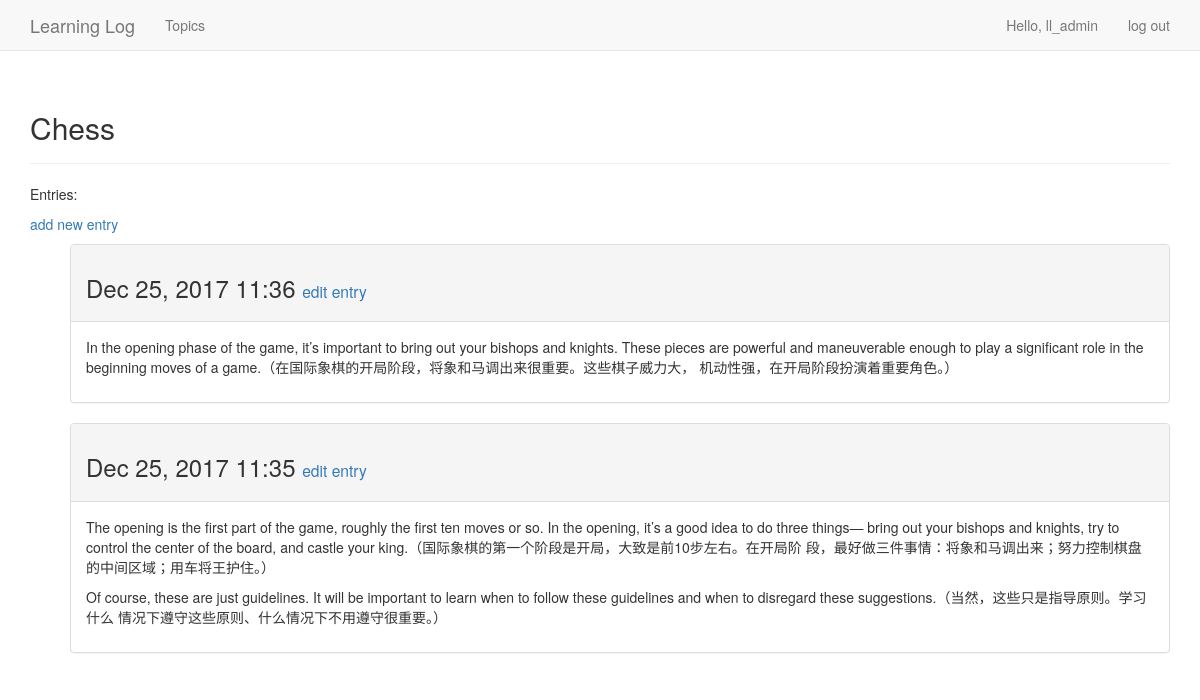
The page /topics/1/ (signed in) on the database its author committed.
### learning_logs/models.py (models this page shows, shortened)
class Topic(models.Model):
    text = models.CharField(max_length=200)
    date_added = models.DateTimeField(auto_now_add=True)
    owner = models.ForeignKey(User, on_delete=models.CASCADE)
    def __str__(self):
        return self.text

class Entry(models.Model):
    topic = models.ForeignKey(Topic, on_delete=models.CASCADE)
    text = models.TextField()
    date_added = models.DateTimeField(auto_now_add=True)
    class Meta:
        verbose_name_plural = 'entries'

### learning_logs/views.py (the view)
# urls.py: re_path(r'^topics/(?P<topic_id>\d+)/$', views.topic, name='topic'),
@login_required
def topic(request, topic_id):
    topic = Topic.objects.get(id=topic_id)
    if topic.owner != request.user:
        raise Http404
    entries = topic.entry_set.order_by('-date_added')
    context = {'topic': topic, 'entries': entries}
    return render(request, 'learning_logs/topic.html', context)

### learning_logs/templates/learning_logs/topic.html (shortened to what this page needs)
<!DOCTYPE html>
<html lang="en">
<head>
</head>
<body>
    {% extends "learning_logs/base.html" %}
    {% block header %}
        <h2>{{ topic }}</h2>
    {% endblock header %}
    {% block content %}
        <p>Entries:</p>
        <p>
            <a href="{% url 'learning_logs:new_entry' topic.id %}">add new entry</a>
        </p>
        <ul>
            {% for entry in entries %}
                <div class="panel panel-default">
                    <div class="panel-heading">
                        <h3>
                            {{ entry.date_added|date:'M d, Y H:i' }}
                            <small>
                                <a href="{% url 'learning_logs:edit_entry' entry.id %}">edit entry</a>
                            </small>
                        </h3>
                    </div>
                    <div class="panel-body">
                        {{ entry.text|linebreaks }}
                    </div>
                </div>
            {% empty %}
                There are no entries for this topic yet.
            {% endfor %}
        </ul>
    {% endblock content %}

### learning_logs/templates/learning_logs/base.html (shortened to what this page needs)
{% load bootstrap3 %}
<!DOCTYPE html>
<html lang="en">
  <head>
      {% bootstrap_css %}
  </head>
  <body>
    <nav class="navbar navbar-default navbar-static-top">
        <div class="container">
          <div class="navbar-header">
              <a class="navbar-brand" href="{% url 'learning_logs:index' %}">Learning Log</a>
          </div>
          <div id="navbar" class="navbar-collapse collapse">
              <ul class="nav navbar-nav">
                  <li><a href="{% url 'learning_logs:topics' %}">Topics</a></li>
              </ul>
              <ul class="nav navbar-nav navbar-right">
                  {% if user.is_authenticated %}
                    <li><a>Hello, {{ user.username }}</a></li>
                    <li><a href="{% url 'users:logout' %}">log out</a></li>
                  {% else %}
                    <li><a href="{% url 'users:register' %}">register</a></li>
                    <li><a href="{% url 'users:login' %}">log in</a></li>
                  {% endif %}
              </ul>
          </div>
        </div>
    </nav>
    <div class="container">
        <div class="page-header">
            {% block header %}{% endblock header %}
        </div>
        <div>
            {% block content %}{% endblock content %}
        </div>
    </div>
  </body>
</html>

### rows shown on the page
Topic: text "Chess"
Entry: date_added "Dec 25, 2017 11:36", text "In the opening phase of the game, it’s important to bring out your bishops and knights. These pieces are powerful and maneuverable enough to play a significant role in the beginning moves of a game.（在国际象棋的开局阶段，将象和马调出来很重要。这些棋子威力大， 机动性强，在开局阶段扮演着重要角色。）"
Entry: date_added "Dec 25, 2017 11:35", text "The opening is the first part of the game, roughly the first ten moves or so. In the opening, it’s a good idea to do three things— bring out your bishops and knights, try to control the center of the board, and castle your king.（国际象棋的第一个阶段是开局，大致是前10步左右。在开局阶 段，最好做三件事情：将象和马调出来；努力控制棋盘的中间区域；用车将王护住。） Of course, these are just guidelines. It will be important to learn when to follow these guidelines and when to disregard these suggestions.（当然，这些只是指导原则。学习什么 情况下遵守这些原则、什么情况下不用遵守很重要。）"

### other values the page prints
{{ user.username }} "ll_admin"
